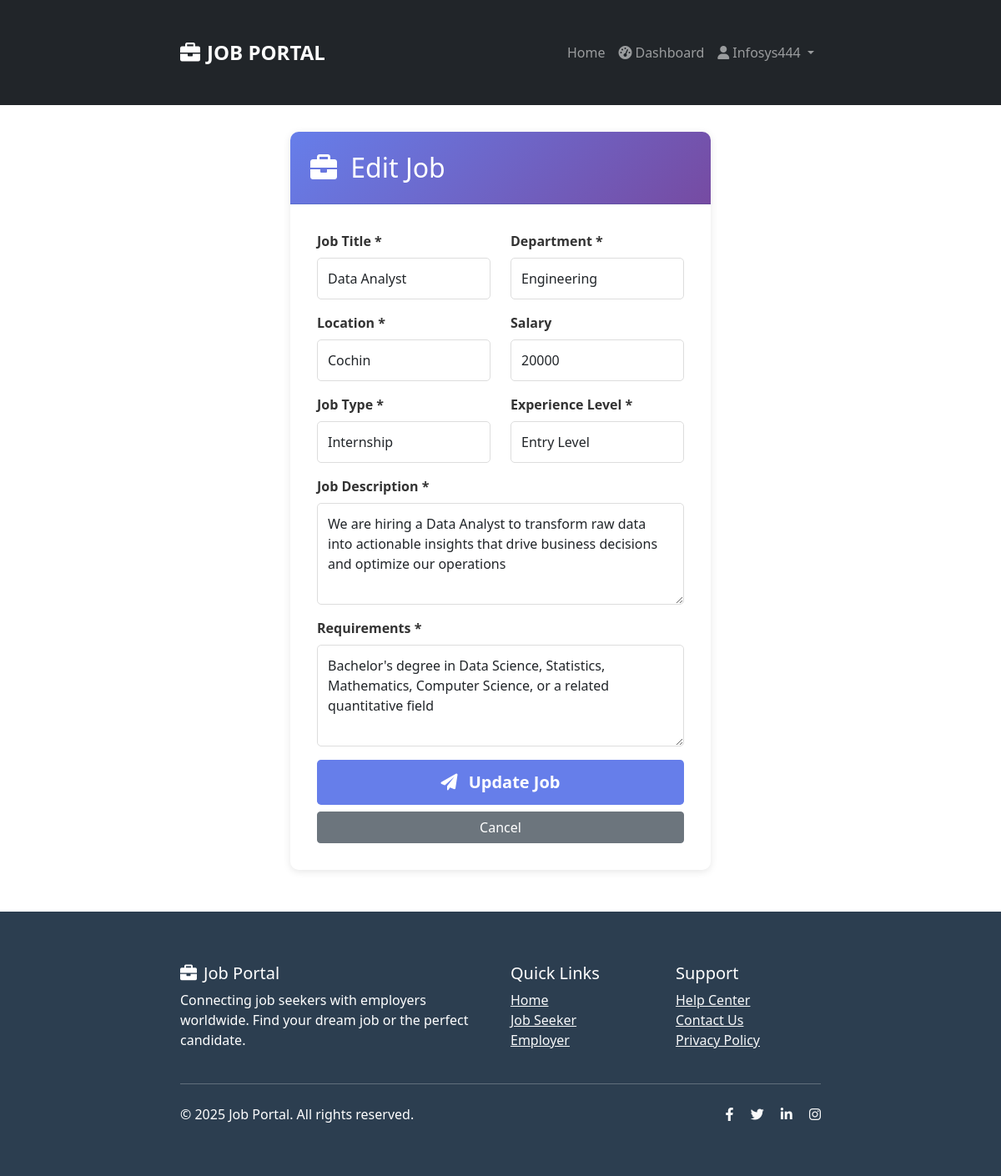
/jobs/edit-job/3/ (signed in), run on the app's committed database.
### jobs/models.py (models this page shows, shortened)
class Job(models.Model):
    JOB_TYPE_CHOICES = (
        ('full_time', 'Full Time'),
        ('part_time', 'Part Time'),
        ('contract', 'Contract'),
        ('internship', 'Internship'),
        ('remote', 'Remote'),
    )
    EXPERIENCE_LEVEL_CHOICES = (
        ('entry', 'Entry Level'),
        ('mid', 'Mid Level'),
        ('senior', 'Senior Level'),
    )
    employer = models.ForeignKey('users.Employer', on_delete=models.CASCADE)  # Use string reference
    title = models.CharField(max_length=200)
    department = models.CharField(max_length=100)
    location = models.CharField(max_length=100)
    job_type = models.CharField(max_length=20, choices=JOB_TYPE_CHOICES)
    experience_level = models.CharField(max_length=20, choices=EXPERIENCE_LEVEL_CHOICES)
    salary = models.CharField(max_length=100, blank=True)
    description = models.TextField()
    requirements = models.TextField()
    is_active = models.BooleanField(default=True)
    created_at = models.DateTimeField(auto_now_add=True)
    class Meta:
        ordering = ['-created_at']

### jobs/views.py (the view)
# urls.py: path('edit-job/<int:job_id>/', views.edit_job, name='edit_job'),
@login_required
def edit_job(request, job_id):
    if not hasattr(request.user, 'employer'):
        messages.error(request, 'Only employers can edit jobs.')
        return redirect('dashboard')
    job = get_object_or_404(Job, id=job_id, employer=request.user.employer)
    if request.method == 'POST':
        form = JobForm(request.POST, instance=job)
        if form.is_valid():
            form.save()
            messages.success(request, 'Job updated successfully!')
            return redirect('my_jobs')
        else:
            messages.error(request, 'Please correct the errors below.')
    else:
        form = JobForm(instance=job)
    return render(request, 'jobs/post_job.html', {'form': form, 'editing': True})

### templates/jobs/post_job.html (shortened to what this page needs)
{% extends 'base.html' %}
{% block content %}
<div class="container">
    <div class="row justify-content-center">
        <div class="col-md-8">
            <div class="card">
                <div class="card-header">
                    <h2 class="mb-0">
                        <i class="fas fa-briefcase me-2"></i>
                        {% if editing %}Edit Job{% else %}Post a New Job{% endif %}
                    </h2>
                </div>
                <div class="card-body">
                    <form method="POST">
                        <div class="row">
                            <div class="col-md-6">
                                <div class="mb-3">
                                    <label for="{{ form.title.id_for_label }}" class="form-label">
                                        Job Title *
                                    </label>
                                    {{ form.title }}
                                </div>
                            </div>
                            <div class="col-md-6">
                                <div class="mb-3">
                                    <label for="{{ form.department.id_for_label }}" class="form-label">
                                        Department *
                                    </label>
                                    {{ form.department }}
                                </div>
                            </div>
                        </div>
                        <div class="row">
                            <div class="col-md-6">
                                <div class="mb-3">
                                    <label for="{{ form.location.id_for_label }}" class="form-label">
                                        Location *
                                    </label>
                                    {{ form.location }}
                                </div>
                            </div>
                            <div class="col-md-6">
                                <div class="mb-3">
                                    <label for="{{ form.salary.id_for_label }}" class="form-label">
                                        Salary
                                    </label>
                                    {{ form.salary }}
                                </div>
                            </div>
                        </div>
                        <div class="row">
                            <div class="col-md-6">
                                <div class="mb-3">
                                    <label for="{{ form.job_type.id_for_label }}" class="form-label">
                                        Job Type *
                                    </label>
                                    {{ form.job_type }}
                                </div>
                            </div>
                            <div class="col-md-6">
                                <div class="mb-3">
                                    <label for="{{ form.experience_level.id_for_label }}" class="form-label">
                                        Experience Level *
                                    </label>
                                    {{ form.experience_level }}
                                </div>
                            </div>
                        </div>
                        <div class="mb-3">
                            <label for="{{ form.description.id_for_label }}" class="form-label">
                                Job Description *
                            </label>
                            {{ form.description }}
                        </div>
                        <div class="mb-3">
                            <label for="{{ form.requirements.id_for_label }}" class="form-label">
                                Requirements *
                            </label>
                            {{ form.requirements }}
                        </div>
                        <div class="d-grid gap-2">
                            <button type="submit" class="btn btn-primary btn-lg">
                                <i class="fas fa-paper-plane me-2"></i>
                                {% if editing %}Update Job{% else %}Post Job{% endif %}
                            </button>
                            <a href="{% if editing %}{% url 'my_jobs' %}{% else %}{% url 'employer_dashboard' %}{% endif %}" class="btn btn-secondary">
                                Cancel
                            </a>
                        </div>
                    </form>
                </div>
            </div>
        </div>
    </div>
</div>
{% endblock %}

### templates/base.html (shortened to what this page needs)
<!DOCTYPE html>
<html lang="en">
<head>
    <link href="https://cdn.jsdelivr.net/npm/bootstrap@5.1.3/dist/css/bootstrap.min.css" rel="stylesheet">
    <link rel="stylesheet" href="https://cdnjs.cloudflare.com/ajax/libs/font-awesome/6.0.0/css/all.min.css">
</head>
<body>
    <nav class="navbar navbar-expand-lg navbar-dark bg-dark">
        <div class="container">
            <a class="navbar-brand" href="{% url 'home' %}">
                <i class="fas fa-briefcase me-2"></i>JOB PORTAL
            </a>
            <div class="collapse navbar-collapse" id="navbarNav">
                <ul class="navbar-nav ms-auto">
                    <li class="nav-item">
                        <a class="nav-link" href="{% url 'home' %}">Home</a>
                    </li>
                    {% if user.is_authenticated %}
                        <li class="nav-item">
                            <a class="nav-link" href="{% url 'dashboard' %}">
                                <i class="fas fa-tachometer-alt me-1"></i>Dashboard
                            </a>
                        </li>
                        <li class="nav-item dropdown">
                            <a class="nav-link dropdown-toggle" href="#" id="navbarDropdown" role="button" data-bs-toggle="dropdown">
                                <i class="fas fa-user me-1"></i>{{ user.username }}
                            </a>
                        </li>
                    {% else %}
                        <li class="nav-item">
                            <a class="nav-link" href="{% url 'login' %}">
                                <i class="fas fa-sign-in-alt me-1"></i>Login
                            </a>
                        </li>
                    {% endif %}
                </ul>
            </div>
        </div>
    </nav>
    <main>
        {% block content %}{% endblock %}
    </main>
    <footer class="footer">
        <div class="container">
            <div class="row">
                <div class="col-md-6">
                    <h5><i class="fas fa-briefcase me-2"></i>Job Portal</h5>
                    <p>Connecting job seekers with employers worldwide. Find your dream job or the perfect candidate.</p>
                </div>
                <div class="col-md-3">
                    <h5>Quick Links</h5>
                    <ul class="list-unstyled">
                        <li><a href="{% url 'home' %}" class="text-light">Home</a></li>
                        <li><a href="{% url 'register_job_seeker' %}" class="text-light">Job Seeker</a></li>
                        <li><a href="{% url 'register_employer' %}" class="text-light">Employer</a></li>
                    </ul>
                </div>
                <div class="col-md-3">
                    <h5>Support</h5>
                    <ul class="list-unstyled">
                        <li><a href="#" class="text-light">Help Center</a></li>
                        <li><a href="#" class="text-light">Contact Us</a></li>
                        <li><a href="#" class="text-light">Privacy Policy</a></li>
                    </ul>
                </div>
            </div>
            <hr class="my-4">
            <div class="row align-items-center">
                <div class="col-md-6">
                    <p class="mb-0">&copy; 2025 Job Portal. All rights reserved.</p>
                </div>
                <div class="col-md-6 text-md-end">
                    <div class="social-links">
                        <a href="#" class="text-light me-3"><i class="fab fa-facebook-f"></i></a>
                        <a href="#" class="text-light me-3"><i class="fab fa-twitter"></i></a>
                        <a href="#" class="text-light me-3"><i class="fab fa-linkedin-in"></i></a>
                        <a href="#" class="text-light"><i class="fab fa-instagram"></i></a>
                    </div>
                </div>
            </div>
        </div>
    </footer>
</body>
</html>

### templates/base.html (style rules this page uses)
.navbar-brand { font-weight: bold; font-size: 1.5rem; }
.footer { background-color: #2c3e50; color: white; padding: 30px 0; margin-top: 50px; }

### templates/jobs/post_job.html (style rules this page uses)
.container { max-width: 800px; margin: 2rem auto; padding: 0 1rem; }
.card { border: none; box-shadow: 0 2px 10px rgba(0,0,0,0.1); border-radius: 10px; }
.card-header { background: linear-gradient(135deg, #667eea 0%, #764ba2 100%); color: white; border-radius: 10px 10px 0 0 !important; padding: 1.5rem; }
.card-body { padding: 2rem; }
.form-label { font-weight: 600; color: #333; margin-bottom: 0.5rem; }
.form-control { border: 1px solid #ddd; border-radius: 5px; padding: 0.75rem; width: 100%; }
.btn-primary { background: #667eea; border: none; padding: 0.75rem; font-weight: 600; }

### data on the page
Job: title "Data Analyst", department "Engineering", location "Cochin", salary "20000", job_type "Internship", experience_level "Entry Level", description "We are hiring a Data Analyst to transform raw data into actionable insights that drive business decisions and optimize our operations", requirements "Bachelor's degree in Data Science, Statistics, Mathematics, Computer Science, or a related quantitative field"

### other printed values
{{ user.username }} "Infosys444"
